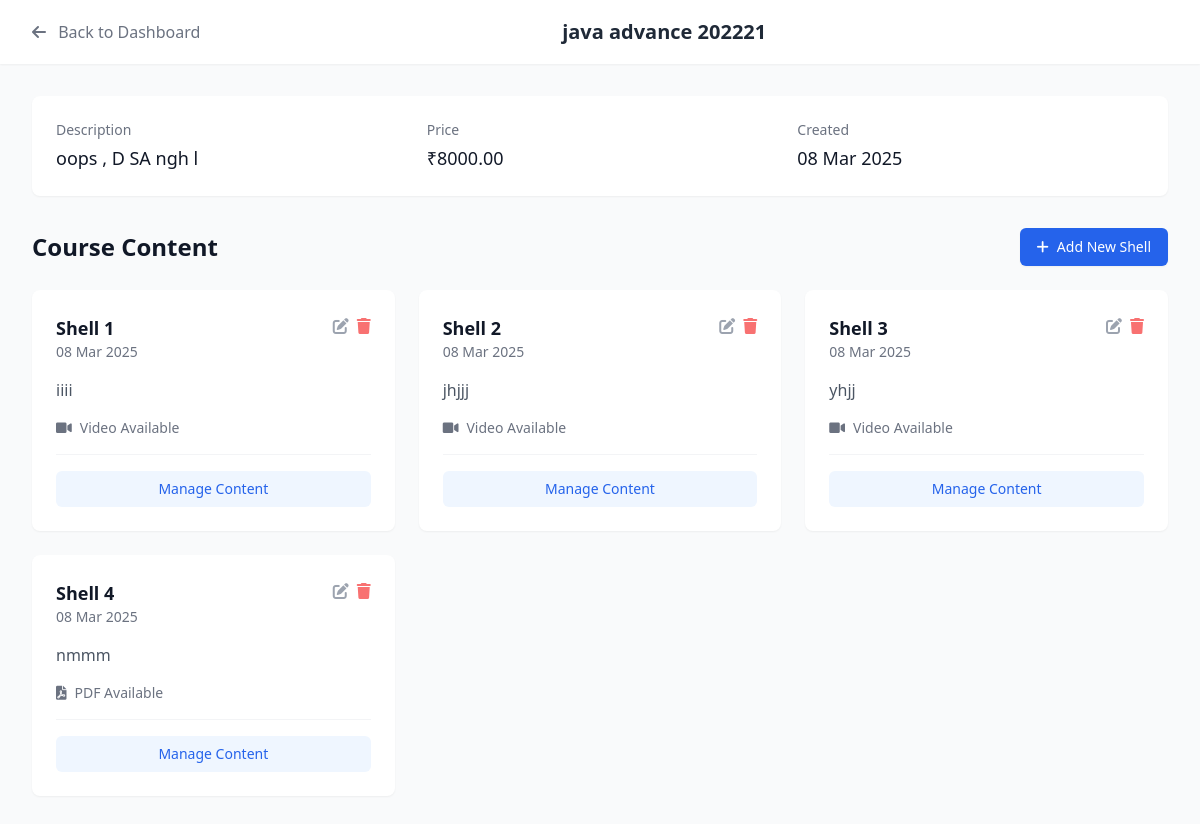
The app's page /teacher/teacher/course/10/ (signed in) with its own data.
### Teacher/models.py (models this page shows, shortened)
class Course(models.Model):
    teacher = models.ForeignKey(TeacherSignup, on_delete=models.CASCADE, related_name='courses')
    name = models.CharField(max_length=200)
    description = models.TextField()
    price = models.DecimalField(max_digits=10, decimal_places=2)
    created_at = models.DateTimeField(auto_now_add=True)

class Shell(models.Model):
    LECTURE_TYPE_CHOICES = [
        ('demo', 'Demo Lecture'),
        ('paid', 'Paid Lecture'),
    ]
    course = models.ForeignKey(Course, on_delete=models.CASCADE, related_name='shells')
    shell_number = models.IntegerField()
    description = models.TextField()
    video_link = models.URLField(max_length=500, blank=True, null=True)
    video_file = models.FileField(upload_to='shell_videos/', blank=True, null=True)
    pdf_file = models.FileField(upload_to='shell_pdfs/', blank=True, null=True)
    cloudinary_public_id = models.CharField(max_length=100, blank=True, null=True)
    lecture_type = models.CharField(max_length=10, choices=LECTURE_TYPE_CHOICES, default='paid')
    created_at = models.DateTimeField(auto_now_add=True)

### Teacher/views.py (the view)
# urls.py: path('course/<int:course_id>/', views.course_detail, name='course_detail'),
@login_required
def course_detail(request, course_id):
    try:
        course = get_object_or_404(Course, id=course_id, teacher=request.user.teacher)
        shells = Shell.objects.filter(course=course).order_by('shell_number')
        return render(request, 'Teacher/course_detail.html', {
            'course': course,
            'shells': shells
        })
    except TeacherSignup.DoesNotExist:
        messages.error(request, 'Teacher profile not found. Please log in again.')
        return redirect('teacher_login')

### Teacher/templates/Teacher/course_detail.html (shortened to what this page needs)
<!DOCTYPE html>
<html lang="en">
<head>
    <script src="https://cdn.tailwindcss.com"></script>
    <link href="https://cdnjs.cloudflare.com/ajax/libs/font-awesome/6.0.0/css/all.min.css" rel="stylesheet">
</head>
<body class="bg-gray-50">
    <div class="min-h-screen">
        <nav class="bg-white shadow-sm">
            <div class="max-w-7xl mx-auto px-4 sm:px-6 lg:px-8">
                <div class="flex justify-between items-center h-16">
                    <div class="flex items-center">
                        <a href="{% url 'teacher_dashboard' %}" class="text-gray-500 hover:text-gray-700">
                            <i class="fas fa-arrow-left mr-2"></i> Back to Dashboard
                        </a>
                    </div>
                    <div class="text-xl font-semibold text-gray-800">{{ course.name }}</div>
                </div>
            </div>
        </nav>
        <div class="max-w-7xl mx-auto px-4 sm:px-6 lg:px-8 py-8">
            <div class="bg-white rounded-lg shadow-sm p-6 mb-8">
                <div class="grid grid-cols-1 md:grid-cols-3 gap-6">
                    <div>
                        <h3 class="text-sm font-medium text-gray-500">Description</h3>
                        <p class="mt-1 text-lg text-gray-900">{{ course.description }}</p>
                    </div>
                    <div>
                        <h3 class="text-sm font-medium text-gray-500">Price</h3>
                        <p class="mt-1 text-lg text-gray-900">₹{{ course.price }}</p>
                    </div>
                    <div>
                        <h3 class="text-sm font-medium text-gray-500">Created</h3>
                        <p class="mt-1 text-lg text-gray-900">{{ course.created_at|date:"d M Y" }}</p>
                    </div>
                </div>
            </div>
            <div class="mb-8">
                <div class="flex justify-between items-center mb-6">
                    <h2 class="text-2xl font-bold text-gray-900">Course Content</h2>
                    <button onclick="openModal('shellModal')"
                            class="inline-flex items-center px-4 py-2 border border-transparent rounded-md shadow-sm text-sm font-medium text-white bg-blue-600 hover:bg-blue-700 focus:outline-none focus:ring-2 focus:ring-offset-2 focus:ring-blue-500">
                        <i class="fas fa-plus mr-2"></i>
                        Add New Shell
                    </button>
                </div>
                {% if shells %}
                <div class="grid grid-cols-1 md:grid-cols-2 lg:grid-cols-3 gap-6">
                    {% for shell in shells %}
                    <div class="bg-white rounded-lg shadow-sm hover:shadow-md transition-shadow">
                        <div class="p-6">
                            <div class="flex justify-between items-start mb-4">
                                <div>
                                    <h3 class="text-lg font-semibold text-gray-900">Shell {{ shell.shell_number }}</h3>
                                    <p class="text-sm text-gray-500">{{ shell.created_at|date:"d M Y" }}</p>
                                </div>
                                <div class="flex space-x-2">
                                    <button onclick="openEditShellModal('{{ shell.id }}', '{{ shell.description }}')"
                                            class="text-gray-400 hover:text-gray-500">
                                        <i class="fas fa-edit"></i>
                                    </button>
                                    <form method="post" action="{% url 'delete_shell' course.id shell.id %}" class="inline"
                                          onsubmit="return confirm('Are you sure you want to delete this shell?');">
                                        <button type="submit" class="text-red-400 hover:text-red-500">
                                            <i class="fas fa-trash"></i>
                                        </button>
                                    </form>
                                </div>
                            </div>
                            <p class="text-gray-600 mb-4">{{ shell.description }}</p>
                            <div class="space-y-3">
                                {% if shell.video_file or shell.video_link %}
                                <div class="flex items-center text-sm text-gray-500">
                                    <i class="fas fa-video mr-2"></i>
                                    <span>Video Available</span>
                                </div>
                                {% endif %}
                                {% if shell.pdf_file %}
                                <div class="flex items-center text-sm text-gray-500">
                                    <i class="fas fa-file-pdf mr-2"></i>
                                    <span>PDF Available</span>
                                </div>
                                {% endif %}
                            </div>
                            <div class="mt-4 pt-4 border-t border-gray-100">
                                <a href="{% url 'shell_detail' course.id shell.id %}"
                                   class="inline-flex items-center justify-center w-full px-4 py-2 text-sm font-medium text-blue-600 bg-blue-50 rounded-md hover:bg-blue-100">
                                    Manage Content
                                </a>
                            </div>
                        </div>
                    </div>
                    {% endfor %}
                </div>
                {% endif %}
            </div>
        </div>
    </div>
</body>
</html>

### records on screen
Course: name "java advance 202221", description "oops , D SA ngh l", price "8000.00", created_at "08 Mar 2025"
Shell: shell_number "1", created_at "08 Mar 2025", description "iiii", video_file "Video Available"
Shell: shell_number "2", created_at "08 Mar 2025", description "jhjjj", video_file "Video Available"
Shell: shell_number "3", created_at "08 Mar 2025", description "yhjj", video_file "Video Available"
Shell: shell_number "4", created_at "08 Mar 2025", description "nmmm", shows "PDF Available"
